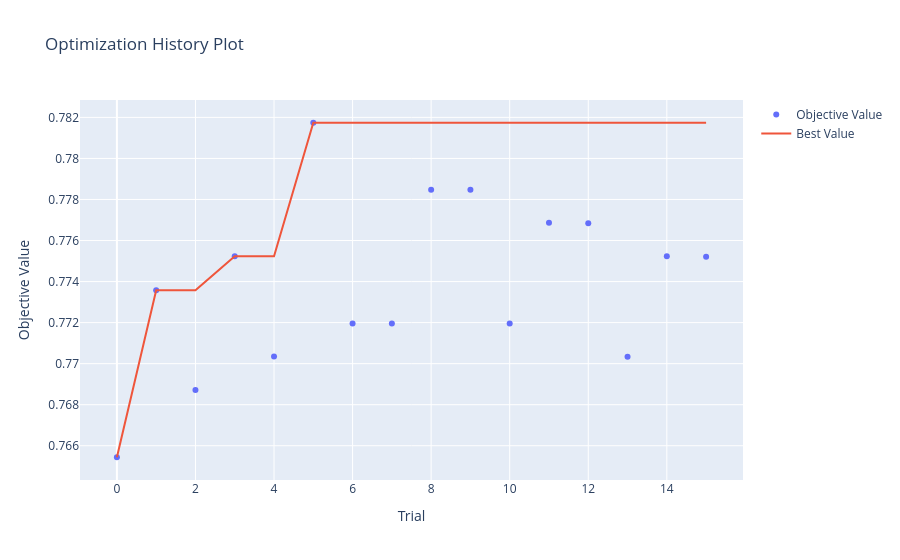

Notebook code cell kept with this figure:
### Code cell
# 1. Optimization History
plot_optimization_history(study)

### Figure 1 — Plotly figure (JSON) as saved in the notebook; plotly's stock layout.template omitted (floating-point values rounded to 4 significant figures)
{"data": [{"mode": "markers", "name": "Objective Value", "type": "scatter", "x": [0, 1, 2, 3, 4, 5, 6, 7, 8, 9, 10, 11, 12, 13, 14, 15], "y": [0.7654, 0.7736, 0.7687, 0.7752, 0.7703, 0.7817, 0.772, 0.772, 0.7785, 0.7785, 0.772, 0.7769, 0.7768, 0.7703, 0.7752, 0.7752]}, {"mode": "lines", "name": "Best Value", "type": "scatter", "x": [0, 1, 2, 3, 4, 5, 6, 7, 8, 9, 10, 11, 12, 13, 14, 15], "y": [0.7654, 0.7736, 0.7736, 0.7752, 0.7752, 0.7817, 0.7817, 0.7817, 0.7817, 0.7817, 0.7817, 0.7817, 0.7817, 0.7817, 0.7817, 0.7817]}, {"marker": {"color": "#cccccc"}, "mode": "markers", "name": "Infeasible Trial", "showlegend": false, "type": "scatter", "x": [], "y": []}], "layout": {"title": {"text": "Optimization History Plot"}, "xaxis": {"title": {"text": "Trial"}}, "yaxis": {"title": {"text": "Objective Value"}}}}
